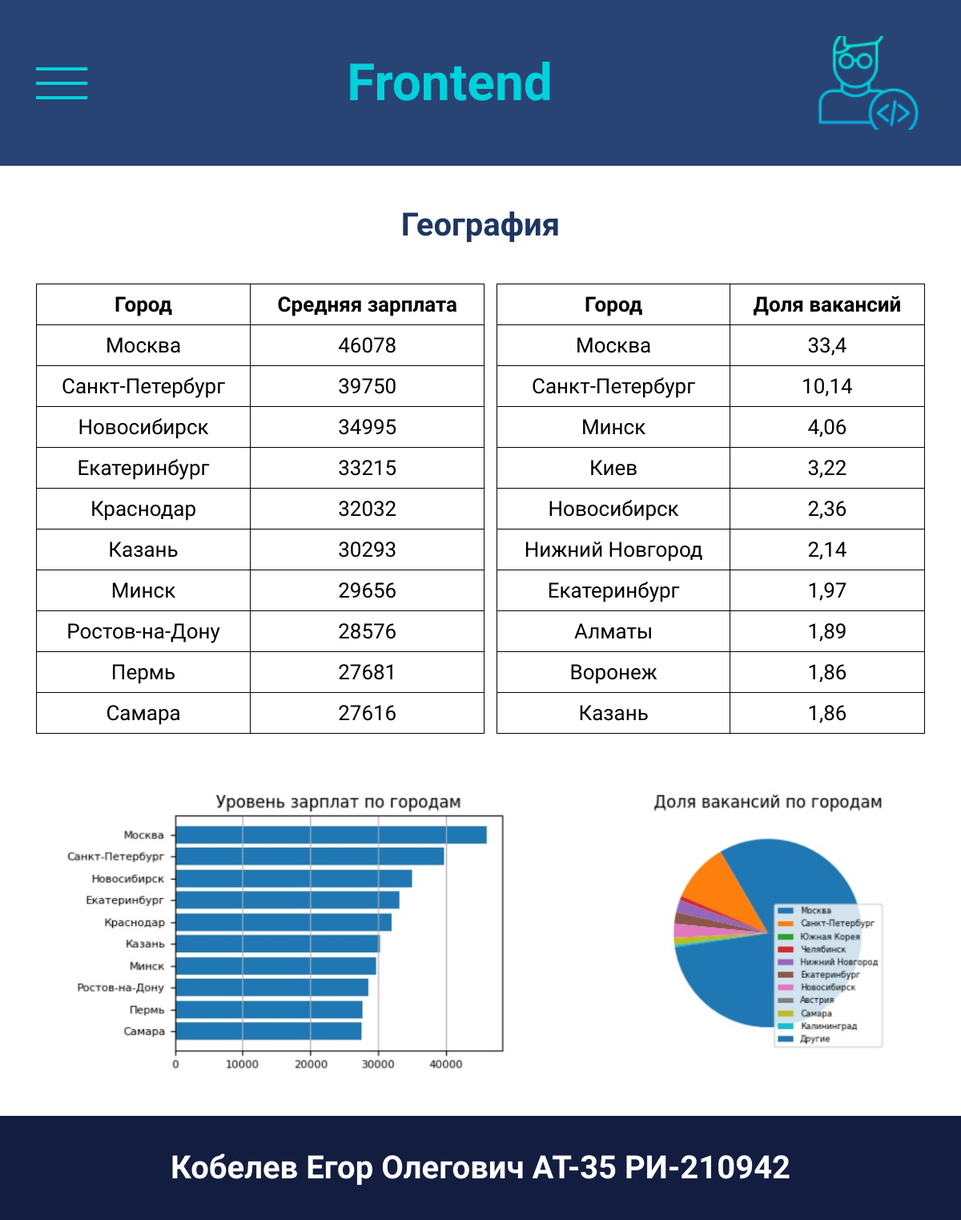
/география/, run on the app's committed database.
### frontend/models.py (models this page shows, shortened)
class SalaryPerCityTable(models.Model):
    city = models.CharField(max_length=255, verbose_name="город")
    salary = models.IntegerField(verbose_name="зарплата")
    class Meta:
        verbose_name = "Зарплата по городам - табличные значения"
        verbose_name_plural = "Зарпалата по городам - табличные значения"

class VacanciesPerCityTable(models.Model):
    city = models.CharField(max_length=255, verbose_name="город")
    vacancy_rate = models.FloatField(verbose_name="количество вакансий")
    class Meta:
        verbose_name = "Количество вакансий по городам - табличные значения"
        verbose_name_plural = "Количество вакансий по городам - табличные значения"

class VacanciesPerCityGraphics(models.Model):
    title = models.CharField(max_length=255, verbose_name="Заголовок")
    photo = models.ImageField(upload_to="photo", verbose_name="Фото")
    class Meta:
        verbose_name = "Количество вакансий по городам - графики"
        verbose_name_plural = "Количество вакансий по городам - графики"

### frontend/views.py (called while the page is built)
def geography(request):
    geography_vacancies_table_info = VacanciesPerCityTable.objects.all()
    geography_graphic_info = VacanciesPerCityGraphics.objects.all()
    geography_salary_table_info = SalaryPerCityTable.objects.all()
    context = {
        'title': "География",
        "geography_vacancies_table_info": geography_vacancies_table_info,
        "geography_graphic_info": geography_graphic_info,
        "geography_salary_table_info": geography_salary_table_info
    }
    return render(request, 'frontend/geography.html', context=context)

### frontend/templates/frontend/geography.html
{% extends 'frontend/base.html' %}
{% block content %}
<section class="geography">
    <div class="container">
        <div class="geography__container">
            <h2 class="geography__title">География</h2>
            <table class="geography__tables-container geography__special-table" style="border:none">
                <tr class="special-table__row">
                    <th class="special-table__cell">
                        <table class="geography__table">
                            <thead class="table__header">
                                <tr class="table__row">
                                    <th class="table__cell">Город</th>
                                    <th class="table__cell">Средняя зарплата</th>
                                </tr>
                            </thead>
                            <tbody class="table__body">
                            {% for item in geography_salary_table_info%}
                                <tr class="table__row">
                                    <th class="table__cell">{{item.city}}</th>
                                    <th class="table__cell">{{item.salary}}</th>
                                </tr>
                            {% endfor %}
                            </tbody>
                        </table>
                    </th>
                    <th class="special-table__cell--spacing">
                    </th>
                    <th class="special-table__cell">
                         <table class="geography__table">
                            <thead class="table__header">
                                <tr class="table__row">
                                    <th class="table__cell">Город</th>
                                    <th class="table__cell">Доля вакансий</th>
                                </tr>
                            </thead>
                            <tbody class="table__body">
                            {% for item in geography_vacancies_table_info%}
                                <tr class="table__row">
                                    <th class="table__cell">{{item.city}}</th>
                                    <th class="table__cell">{{item.vacancy_rate}}</th>
                                </tr>
                            {% endfor %}
                            </tbody>
                         </table>
                    </th>
                </tr>
            </table>
             <div class="geography__images-container">
                {% for item in geography_graphic_info%}
                <img class="geography__image" src="{{item.photo.url}}" alt="график статических данных">
            {% endfor %}
            </div>
        </div>
    </div>
</section>
{% endblock content%}

### frontend/static/frontend/css/styles.css (style rules this page uses)
:root { --header-background-color: #284474; --header-elements-color: #00D1DC; --footer-background-color: #131D40; --header--navigation-color--disabled: #D0D7E9; --header--navigation-color--active: #284474; --about-color: #131D40; --offset: 45px; --list-padding: 10px; --interaction-background-color: #567CA9; --interaction-color: white; --footer-color: white; --technologies-background-color: #567CA9; --technologies-color: white; --demand-color: #1F3660; --vacancy-color: #1F3660; --skills-color: #1F3660; }
*, *::before, *::after { box-sizing: border-box; }
img { max-width: 100% }
body { margin: 0; padding: 0; font-weight: 400; font-family: "Jura", sans-serif; font-size: 26px; line-height: 40px; }
h1, h2, h3 { margin: 0; }
.container { padding: var(--offset); }
table { border: 1px solid black; border-collapse: collapse; }
th { border: 1px solid black; padding: 5px }
.geography__container { min-height: 100vh; }
.geography__title { font-weight: 700; font-size: 40px; line-height: 57px; margin-bottom: var(--offset); color: var(--demand-color); text-align: center; }
.geography__tables-container { width: 100%; border:none; margin-bottom: var(--offset); }
.geography__table { width: 100%; }
.geography .table__body .table__cell { font-weight: 400; }
.geography__images-container { display: flex; flex-direction: column; align-items: center; }
.geography .special-table__cell--spacing { width:15px; border:none; padding: 0; }
.geography .special-table__cell { padding: 0; border: none; }

### data on the page
SalaryPerCityTable: city "Москва", salary "46078"
SalaryPerCityTable: city "Санкт-Петербург", salary "39750"
SalaryPerCityTable: city "Новосибирск", salary "34995"
SalaryPerCityTable: city "Екатеринбург", salary "33215"
SalaryPerCityTable: city "Краснодар", salary "32032"
SalaryPerCityTable: city "Казань", salary "30293"
SalaryPerCityTable: city "Минск", salary "29656"
SalaryPerCityTable: city "Ростов-на-Дону", salary "28576"
SalaryPerCityTable: city "Пермь", salary "27681"
SalaryPerCityTable: city "Самара", salary "27616"
VacanciesPerCityTable: city "Москва", vacancy_rate "33,4"
VacanciesPerCityTable: city "Санкт-Петербург", vacancy_rate "10,14"
VacanciesPerCityTable: city "Минск", vacancy_rate "4,06"
VacanciesPerCityTable: city "Киев", vacancy_rate "3,22"
VacanciesPerCityTable: city "Новосибирск", vacancy_rate "2,36"
VacanciesPerCityTable: city "Нижний Новгород", vacancy_rate "2,14"
VacanciesPerCityTable: city "Екатеринбург", vacancy_rate "1,97"
VacanciesPerCityTable: city "Алматы", vacancy_rate "1,89"
VacanciesPerCityTable: city "Воронеж", vacancy_rate "1,86"
VacanciesPerCityTable: city "Казань", vacancy_rate "1,86"
VacanciesPerCityGraphics: photo (picture)
